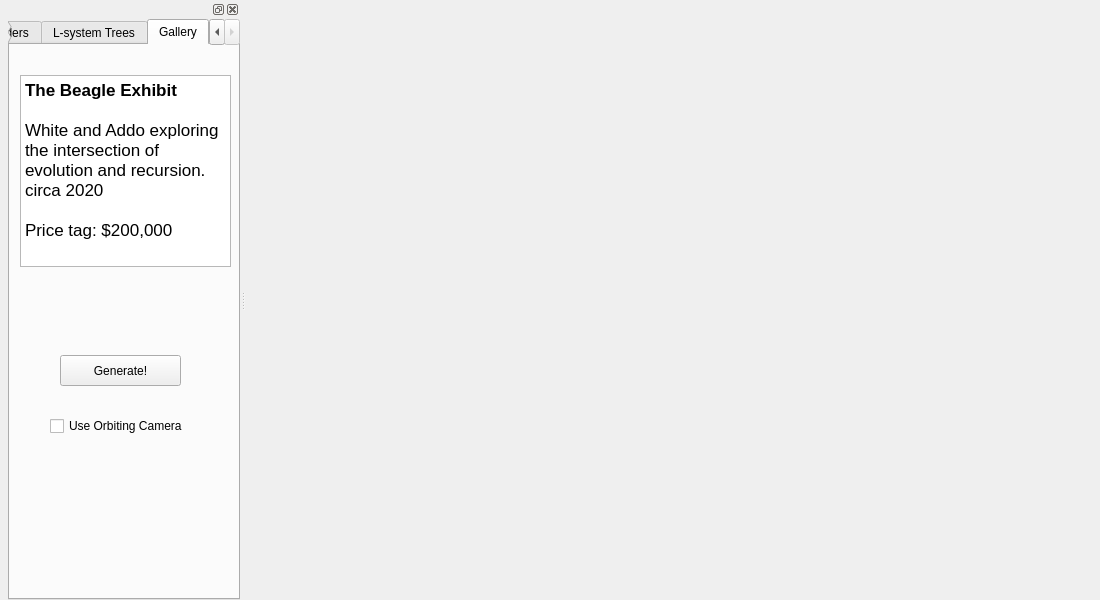
<?xml version="1.0" encoding="UTF-8"?>
<ui version="4.0">
 <class>MainWindow</class>
 <widget class="QMainWindow" name="MainWindow">
  <property name="geometry">
   <rect>
    <x>0</x>
    <y>0</y>
    <width>1100</width>
    <height>600</height>
   </rect>
  </property>
  <property name="windowTitle">
   <string>Darwin would be proud</string>
  </property>
  <widget class="QWidget" name="MainContent">
   <layout class="QHBoxLayout" name="horizontalLayout">
    <property name="leftMargin">
     <number>0</number>
    </property>
    <property name="topMargin">
     <number>0</number>
    </property>
    <property name="rightMargin">
     <number>0</number>
    </property>
    <property name="bottomMargin">
     <number>0</number>
    </property>
    <item>
     <layout class="QGridLayout" name="CanvasParent"/>
    </item>
   </layout>
  </widget>
  <widget class="QDockWidget" name="Dock">
   <property name="minimumSize">
    <size>
     <width>240</width>
     <height>487</height>
    </size>
   </property>
   <attribute name="dockWidgetArea">
    <number>1</number>
   </attribute>
   <widget class="QWidget" name="DockContents">
    <layout class="QHBoxLayout" name="horizontalLayout_2">
     <property name="spacing">
      <number>0</number>
     </property>
     <property name="leftMargin">
      <number>0</number>
     </property>
     <property name="topMargin">
      <number>0</number>
     </property>
     <property name="rightMargin">
      <number>0</number>
     </property>
     <property name="bottomMargin">
      <number>0</number>
     </property>
     <item>
      <layout class="QVBoxLayout" name="DockBody" stretch="0">
       <property name="leftMargin">
        <number>8</number>
       </property>
       <item>
        <widget class="QTabWidget" name="mainTabWidget">
         <property name="currentIndex">
          <number>2</number>
         </property>
         <widget class="QWidget" name="shaderTab">
          <attribute name="title">
           <string>Shaders</string>
          </attribute>
          <layout class="QVBoxLayout" name="verticalLayout_3">
           <item>
            <widget class="QCheckBox" name="useLightingForShaders">
             <property name="text">
              <string>Use Lighting (point)</string>
             </property>
            </widget>
           </item>
           <item>
            <widget class="QCheckBox" name="useOrbitingCamera">
             <property name="text">
              <string>Use Orbiting Camera</string>
             </property>
            </widget>
           </item>
           <item>
            <widget class="QWidget" name="InitializeAndSrc" native="true">
             <layout class="QHBoxLayout" name="horizontalLayout_3">
              <item>
               <widget class="QPushButton" name="initializeShaderSceneButton">
                <property name="text">
                 <string>Initialize!</string>
                </property>
               </widget>
              </item>
              <item>
               <widget class="QPushButton" name="showShaderSourceButton">
                <property name="text">
                 <string>Show src</string>
                </property>
               </widget>
              </item>
             </layout>
            </widget>
           </item>
           <item>
            <widget class="QFrame" name="SelectionPane">
             <property name="frameShape">
              <enum>QFrame::StyledPanel</enum>
             </property>
             <property name="frameShadow">
              <enum>QFrame::Raised</enum>
             </property>
             <layout class="QVBoxLayout" name="verticalLayout_2">
              <item>
               <widget class="QLabel" name="SelectionPaneTitle">
                <property name="text">
                 <string>Selection Pane</string>
                </property>
                <property name="alignment">
                 <set>Qt::AlignCenter</set>
                </property>
               </widget>
              </item>
              <item>
               <layout class="QGridLayout" name="SelectionOptions">
                <property name="sizeConstraint">
                 <enum>QLayout::SetDefaultConstraint</enum>
                </property>
                <property name="spacing">
                 <number>0</number>
                </property>
                <item row="2" column="0">
                 <widget class="QCheckBox" name="shader4Box">
                  <property name="text">
                   <string>4</string>
                  </property>
                 </widget>
                </item>
                <item row="0" column="2">
                 <widget class="QCheckBox" name="shader3Box">
                  <property name="text">
                   <string>3</string>
                  </property>
                 </widget>
                </item>
                <item row="0" column="0">
                 <widget class="QCheckBox" name="shader1Box">
                  <property name="text">
                   <string>1</string>
                  </property>
                 </widget>
                </item>
                <item row="0" column="1">
                 <widget class="QCheckBox" name="shader2Box">
                  <property name="text">
                   <string>2</string>
                  </property>
                 </widget>
                </item>
                <item row="2" column="1">
                 <widget class="QCheckBox" name="shader5Box">
                  <property name="text">
                   <string>5</string>
                  </property>
                 </widget>
                </item>
                <item row="2" column="2">
                 <widget class="QCheckBox" name="shader6Box">
                  <property name="text">
                   <string>6</string>
                  </property>
                 </widget>
                </item>
               </layout>
              </item>
              <item>
               <widget class="QWidget" name="widget" native="true">
                <layout class="QHBoxLayout" name="horizontalLayout_5">
                 <property name="spacing">
                  <number>0</number>
                 </property>
                 <property name="leftMargin">
                  <number>0</number>
                 </property>
                 <property name="topMargin">
                  <number>0</number>
                 </property>
                 <property name="rightMargin">
                  <number>0</number>
                 </property>
                 <property name="bottomMargin">
                  <number>0</number>
                 </property>
                 <item>
                  <widget class="QPushButton" name="SelectAll">
                   <property name="text">
                    <string>Select all</string>
                   </property>
                  </widget>
                 </item>
                 <item>
                  <widget class="QPushButton" name="SelectNone">
                   <property name="text">
                    <string>Select none</string>
                   </property>
                  </widget>
                 </item>
                </layout>
               </widget>
              </item>
             </layout>
            </widget>
           </item>
           <item>
            <widget class="QToolBox" name="MainToolbox">
             <property name="sizePolicy">
              <sizepolicy hsizetype="Ignored" vsizetype="Preferred">
               <horstretch>0</horstretch>
               <verstretch>0</verstretch>
              </sizepolicy>
             </property>
             <widget class="QWidget" name="NewShaders">
              <property name="geometry">
               <rect>
                <x>0</x>
                <y>0</y>
                <width>195</width>
                <height>228</height>
               </rect>
              </property>
              <attribute name="label">
               <string>Replace Shaders</string>
              </attribute>
              <layout class="QVBoxLayout" name="verticalLayout">
               <item>
                <widget class="QPushButton" name="RefreshButton">
                 <property name="text">
                  <string>Refresh Population</string>
                 </property>
                </widget>
               </item>
               <item>
                <widget class="QLabel" name="RefreshInstructions">
                 <property name="text">
                  <string>Selected Shaders will be replaced with random new ones.</string>
                 </property>
                 <property name="alignment">
                  <set>Qt::AlignCenter</set>
                 </property>
                 <property name="wordWrap">
                  <bool>true</bool>
                 </property>
                </widget>
               </item>
               <item>
                <widget class="QPushButton" name="replaceWithMutations">
                 <property name="text">
                  <string>Replace with Mutations</string>
                 </property>
                </widget>
               </item>
               <item>
                <widget class="QLabel" name="MutInstructions">
                 <property name="text">
                  <string>The selected shaders will be repalced with mutated versoins of a &quot;Doner&quot; Shader</string>
                 </property>
                 <property name="alignment">
                  <set>Qt::AlignCenter</set>
                 </property>
                 <property name="wordWrap">
                  <bool>true</bool>
                 </property>
                </widget>
               </item>
               <item>
                <widget class="QWidget" name="DonorSelector" native="true">
                 <layout class="QHBoxLayout" name="horizontalLayout_4">
                  <item>
                   <widget class="QLabel" name="DonorLabel">
                    <property name="text">
                     <string>Donor</string>
                    </property>
                   </widget>
                  </item>
                  <item>
                   <widget class="QComboBox" name="comboBox">
                    <item>
                     <property name="text">
                      <string>1</string>
                     </property>
                    </item>
                    <item>
                     <property name="text">
                      <string>2</string>
                     </property>
                    </item>
                    <item>
                     <property name="text">
                      <string>3</string>
                     </property>
                    </item>
                    <item>
                     <property name="text">
                      <string>4</string>
                     </property>
                    </item>
                    <item>
                     <property name="text">
                      <string>5</string>
                     </property>
                    </item>
                    <item>
                     <property name="text">
                      <string>6</string>
                     </property>
                    </item>
                   </widget>
                  </item>
                 </layout>
                </widget>
               </item>
              </layout>
             </widget>
             <widget class="QWidget" name="toolBoxPage2">
              <property name="geometry">
               <rect>
                <x>0</x>
                <y>0</y>
                <width>98</width>
                <height>128</height>
               </rect>
              </property>
              <attribute name="label">
               <string>Mutate Current Shaders</string>
              </attribute>
              <layout class="QVBoxLayout" name="verticalLayout_4">
               <item>
                <widget class="QPushButton" name="MutateSelected">
                 <property name="text">
                  <string>Mutate</string>
                 </property>
                </widget>
               </item>
               <item>
                <widget class="QLabel" name="MutationINstructions">
                 <property name="text">
                  <string>All the selected shaders will undergo one mutation.</string>
                 </property>
                 <property name="wordWrap">
                  <bool>true</bool>
                 </property>
                </widget>
               </item>
              </layout>
             </widget>
             <widget class="QWidget" name="toolBoxPage3">
              <property name="geometry">
               <rect>
                <x>0</x>
                <y>0</y>
                <width>131</width>
                <height>256</height>
               </rect>
              </property>
              <attribute name="label">
               <string>Create Offspring</string>
              </attribute>
              <layout class="QVBoxLayout" name="verticalLayout_5">
               <item>
                <widget class="QWidget" name="Parent1Selector" native="true">
                 <layout class="QHBoxLayout" name="horizontalLayout_6">
                  <item>
                   <widget class="QLabel" name="ParentLabel">
                    <property name="text">
                     <string>Parent 1</string>
                    </property>
                   </widget>
                  </item>
                  <item>
                   <widget class="QComboBox" name="Parent1Chooser">
                    <item>
                     <property name="text">
                      <string>1</string>
                     </property>
                    </item>
                    <item>
                     <property name="text">
                      <string>2</string>
                     </property>
                    </item>
                    <item>
                     <property name="text">
                      <string>3</string>
                     </property>
                    </item>
                    <item>
                     <property name="text">
                      <string>4</string>
                     </property>
                    </item>
                    <item>
                     <property name="text">
                      <string>5</string>
                     </property>
                    </item>
                    <item>
                     <property name="text">
                      <string>6</string>
                     </property>
                    </item>
                   </widget>
                  </item>
                 </layout>
                </widget>
               </item>
               <item>
                <widget class="QWidget" name="Parent2Selector" native="true">
                 <layout class="QHBoxLayout" name="horizontalLayout_7">
                  <item>
                   <widget class="QLabel" name="ParentLabel_2">
                    <property name="text">
                     <string>Parent 2</string>
                    </property>
                   </widget>
                  </item>
                  <item>
                   <widget class="QComboBox" name="Parent2Chooser">
                    <item>
                     <property name="text">
                      <string>1</string>
                     </property>
                    </item>
                    <item>
                     <property name="text">
                      <string>2</string>
                     </property>
                    </item>
                    <item>
                     <property name="text">
                      <string>3</string>
                     </property>
                    </item>
                    <item>
                     <property name="text">
                      <string>4</string>
                     </property>
                    </item>
                    <item>
                     <property name="text">
                      <string>5</string>
                     </property>
                    </item>
                    <item>
                     <property name="text">
                      <string>6</string>
                     </property>
                    </item>
                   </widget>
                  </item>
                 </layout>
                </widget>
               </item>
               <item>
                <widget class="QPushButton" name="Offspringbutton">
                 <property name="text">
                  <string>Create Offspring</string>
                 </property>
                </widget>
               </item>
               <item>
                <widget class="QLabel" name="OffspringInstr">
                 <property name="text">
                  <string>Selected Shaders will be replaced with offspring of Parent 1 and 2. Genes from one parent will be Gen 1; other Gen 0.</string>
                 </property>
                 <property name="wordWrap">
                  <bool>true</bool>
                 </property>
                </widget>
               </item>
              </layout>
             </widget>
            </widget>
           </item>
          </layout>
         </widget>
         <widget class="QWidget" name="LsystemTab">
          <attribute name="title">
           <string>L-system Trees</string>
          </attribute>
          <widget class="QCheckBox" name="lengthStochasticity">
           <property name="geometry">
            <rect>
             <x>30</x>
             <y>70</y>
             <width>151</width>
             <height>21</height>
            </rect>
           </property>
           <property name="text">
            <string>Length Stochasticity</string>
           </property>
          </widget>
          <widget class="QPushButton" name="generateLSystemTree">
           <property name="geometry">
            <rect>
             <x>40</x>
             <y>300</y>
             <width>131</width>
             <height>31</height>
            </rect>
           </property>
           <property name="text">
            <string>Generate!</string>
           </property>
          </widget>
          <widget class="QCheckBox" name="angleStochasticity">
           <property name="geometry">
            <rect>
             <x>30</x>
             <y>100</y>
             <width>151</width>
             <height>21</height>
            </rect>
           </property>
           <property name="text">
            <string>Angle Stochasticity</string>
           </property>
          </widget>
          <widget class="QComboBox" name="lSystemType">
           <property name="geometry">
            <rect>
             <x>30</x>
             <y>40</y>
             <width>151</width>
             <height>23</height>
            </rect>
           </property>
           <item>
            <property name="text">
             <string>2D Tree</string>
            </property>
           </item>
           <item>
            <property name="text">
             <string>Seaweed</string>
            </property>
           </item>
           <item>
            <property name="text">
             <string>2D Maple</string>
            </property>
           </item>
           <item>
            <property name="text">
             <string>Bad Tree</string>
            </property>
           </item>
           <item>
            <property name="text">
             <string>Bush</string>
            </property>
           </item>
           <item>
            <property name="text">
             <string>Simple 3D</string>
            </property>
           </item>
           <item>
            <property name="text">
             <string>3D Tree</string>
            </property>
           </item>
          </widget>
          <widget class="QSlider" name="recursiveDepth">
           <property name="geometry">
            <rect>
             <x>30</x>
             <y>180</y>
             <width>160</width>
             <height>16</height>
            </rect>
           </property>
           <property name="minimum">
            <number>1</number>
           </property>
           <property name="maximum">
            <number>5</number>
           </property>
           <property name="sliderPosition">
            <number>1</number>
           </property>
           <property name="orientation">
            <enum>Qt::Horizontal</enum>
           </property>
           <property name="tickPosition">
            <enum>QSlider::TicksBelow</enum>
           </property>
           <property name="tickInterval">
            <number>1</number>
           </property>
          </widget>
          <widget class="QLabel" name="label">
           <property name="geometry">
            <rect>
             <x>30</x>
             <y>160</y>
             <width>131</width>
             <height>16</height>
            </rect>
           </property>
           <property name="text">
            <string>Recursive Depth</string>
           </property>
          </widget>
          <widget class="QCheckBox" name="leaves">
           <property name="geometry">
            <rect>
             <x>30</x>
             <y>130</y>
             <width>85</width>
             <height>21</height>
            </rect>
           </property>
           <property name="text">
            <string>Leaves</string>
           </property>
          </widget>
          <widget class="QCheckBox" name="useOrbitingCameraLTrees">
           <property name="geometry">
            <rect>
             <x>30</x>
             <y>370</y>
             <width>151</width>
             <height>22</height>
            </rect>
           </property>
           <property name="text">
            <string>Use Orbiting Camera</string>
           </property>
          </widget>
         </widget>
         <widget class="QWidget" name="combinedTab">
          <attribute name="title">
           <string>Gallery</string>
          </attribute>
          <widget class="QPushButton" name="regenerateGallery">
           <property name="geometry">
            <rect>
             <x>50</x>
             <y>310</y>
             <width>121</width>
             <height>31</height>
            </rect>
           </property>
           <property name="text">
            <string>Generate!</string>
           </property>
          </widget>
          <widget class="QTextBrowser" name="textBrowser">
           <property name="geometry">
            <rect>
             <x>10</x>
             <y>30</y>
             <width>211</width>
             <height>192</height>
            </rect>
           </property>
           <property name="html">
            <string>&lt;!DOCTYPE HTML PUBLIC &quot;-//W3C//DTD HTML 4.0//EN&quot; &quot;http://www.w3.org/TR/REC-html40/strict.dtd&quot;&gt;
&lt;html&gt;&lt;head&gt;&lt;meta name=&quot;qrichtext&quot; content=&quot;1&quot; /&gt;&lt;style type=&quot;text/css&quot;&gt;
p, li { white-space: pre-wrap; }
&lt;/style&gt;&lt;/head&gt;&lt;body style=&quot; font-family:'.AppleSystemUIFont'; font-size:13pt; font-weight:400; font-style:normal;&quot;&gt;
&lt;p style=&quot; margin-top:0px; margin-bottom:0px; margin-left:0px; margin-right:0px; -qt-block-indent:0; text-indent:0px;&quot;&gt;&lt;span style=&quot; font-weight:600;&quot;&gt;The Beagle Exhibit&lt;/span&gt;&lt;/p&gt;
&lt;p style=&quot;-qt-paragraph-type:empty; margin-top:0px; margin-bottom:0px; margin-left:0px; margin-right:0px; -qt-block-indent:0; text-indent:0px; font-weight:600;&quot;&gt;&lt;br /&gt;&lt;/p&gt;
&lt;p style=&quot; margin-top:0px; margin-bottom:0px; margin-left:0px; margin-right:0px; -qt-block-indent:0; text-indent:0px;&quot;&gt;White and Addo exploring the intersection of evolution and recursion.&lt;/p&gt;
&lt;p style=&quot; margin-top:0px; margin-bottom:0px; margin-left:0px; margin-right:0px; -qt-block-indent:0; text-indent:0px;&quot;&gt;circa 2020&lt;/p&gt;
&lt;p style=&quot;-qt-paragraph-type:empty; margin-top:0px; margin-bottom:0px; margin-left:0px; margin-right:0px; -qt-block-indent:0; text-indent:0px;&quot;&gt;&lt;br /&gt;&lt;/p&gt;
&lt;p style=&quot; margin-top:0px; margin-bottom:0px; margin-left:0px; margin-right:0px; -qt-block-indent:0; text-indent:0px;&quot;&gt;Price tag: $200,000&lt;/p&gt;&lt;/body&gt;&lt;/html&gt;</string>
           </property>
          </widget>
          <widget class="QCheckBox" name="useOrbitingCameraGallery">
           <property name="geometry">
            <rect>
             <x>40</x>
             <y>370</y>
             <width>151</width>
             <height>22</height>
            </rect>
           </property>
           <property name="text">
            <string>Use Orbiting Camera</string>
           </property>
          </widget>
         </widget>
        </widget>
       </item>
      </layout>
     </item>
    </layout>
   </widget>
  </widget>
 </widget>
 <layoutdefault spacing="6" margin="11"/>
 <resources/>
 <connections/>
</ui>
